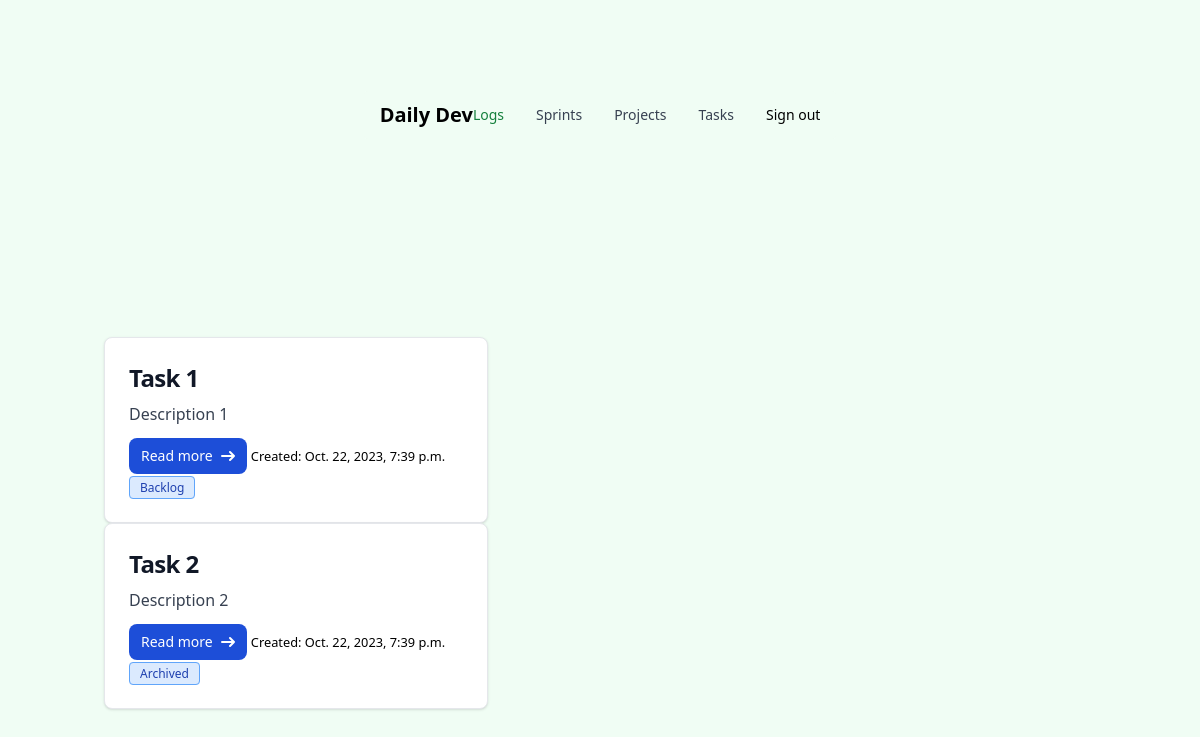
/tasks/, run on the app's committed database.
### tasks/models.py (models this page shows, shortened)
class Task(models.Model):
    PRIORITY_CHOICES = [
        ('Low', 'Low'),
        ('Medium', 'Medium'),
        ('High', 'High'),
    ]
    STATUS_CHOICES = [
        ('New', 'New'),
        ('Backlog', 'Backlog'),
        ('To Do', 'To Do'),
        ('In Review', 'In Review'),
        ('In Progress', 'In Progress'),
        ('Completed', 'Completed'),
        ('Archived', 'Archived'),
    ]
    title = models.CharField(max_length=200)
    description = models.TextField(null=True, blank=True)
    status = models.CharField(
        max_length=200, choices=STATUS_CHOICES, default='New')
    priority = models.CharField(
        max_length=200, choices=PRIORITY_CHOICES, default='Low', null=True, blank=True)
    created_at = models.DateTimeField(auto_now_add=True)
    due_date = models.DateTimeField(blank=True, null=True)
    tags = models.ManyToManyField('Tag', blank=True)
    comments = models.ManyToManyField('Comment', blank=True)
    assignee = models.ForeignKey(
        User, on_delete=models.SET_NULL, null=True, blank=True, related_name='assigned_tasks')
    project = models.ForeignKey(
        Project, on_delete=models.CASCADE, related_name='tasks', null=True, blank=True)

### tasks/views.py (the view)
# urls.py: path('tasks/', task_list, name='task_list'),
def task_list(request):
    tasks = Task.objects.all()
    context = {'tasks': tasks}
    return render(request, 'tasks/task_list.html', context)

### templates/tasks/task_list.html (shortened to what this page needs)
{% extends 'base.html' %}
{% block content %}
<div className="flex gap-4">
  {% for task in tasks %}
  <div
    class="max-w-sm p-6 bg-white border border-gray-200 rounded-lg shadow dark:bg-gray-800 dark:border-gray-700"
  >
    <h5
      class="mb-2 text-2xl font-bold tracking-tight text-gray-900 dark:text-white"
    >
      {{ task.title }}
    </h5>
    <p class="mb-3 font-normal text-gray-700 dark:text-gray-400">
      {{ task.description }}
    </p>
    <a
      href="{% url 'task_detail' task.pk %}"
      class="inline-flex items-center px-3 py-2 text-sm font-medium text-center text-white bg-blue-700 rounded-lg hover:bg-blue-800 focus:ring-4 focus:outline-none focus:ring-blue-300 dark:bg-blue-600 dark:hover:bg-blue-700 dark:focus:ring-blue-800"
    >
      Read more
      <svg
        class="w-3.5 h-3.5 ml-2"
        aria-hidden="true"
        xmlns="http://www.w3.org/2000/svg"
        fill="none"
        viewBox="0 0 14 10"
      >
        <path
          stroke="currentColor"
          stroke-linecap="round"
          stroke-linejoin="round"
          stroke-width="2"
          d="M1 5h12m0 0L9 1m4 4L9 9"
        />
      </svg>
    </a>
    <small>Created: {{ task.created_at }}</small>
    <span
      class="bg-blue-100 text-blue-800 text-xs font-medium mr-2 px-2.5 py-0.5 rounded dark:bg-gray-700 dark:text-blue-400 border border-blue-400"
      >{{ task.status }}</span
    >
  </div>
  {% endfor %}
</div>
{% endblock %}

### data on the page
Task: title "Task 1", description "Description 1", created_at "Oct. 22, 2023, 7:39 p.m.", status "Backlog"
Task: title "Task 2", description "Description 2", created_at "Oct. 22, 2023, 7:39 p.m.", status "Archived"
